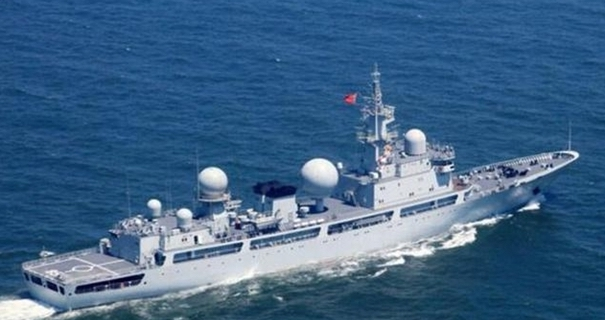
#> input picture jianchuanshibie/getFront/testSet/0013.jpg, 605 x 320 px
$ python getFrontByKoutuP.py   (older library calls are emulated)
#> lines starting #> are read from the running program, lines starting #| are printed output that depends on the picture; after the words box and inside, x2 and y2 are one past the last pixel; in counts of white or black regions, pixels touching at a corner belong together
# coding=utf-8
import cv2
import numpy as np
import matplotlib.pyplot as plt

plt.figure(figsize=(10,4))

# 载入图像
img = cv2.imread("testSet/0013.jpg")
#> img is the input picture: shape (320, 605, 3); mean B, G, R 135.1, 99.7, 62.9
img = cv2.cvtColor(img, cv2.COLOR_BGR2RGB)
img_o = img.copy()
# 获取图像的高和宽
h, w = img.shape[:2]
#> h = 320; w = 605
# 显示原始图像
plt.subplot(231)
plt.imshow(img)
plt.title("Original")

# 进行滤波去掉噪声
blured = cv2.blur(img, (5, 5))
# 显示低通滤波后的图像
plt.subplot(232)
plt.imshow(blured)
plt.title("Blur")

# 获取掩码图
# 掩码长和宽都比输入图像多两个像素点，满水填充不会超出掩码的非零边缘
mask = np.zeros((h + 2, w + 2), np.uint8)
# 进行泛洪填充
cv2.floodFill(blured, mask, (w - 1, h - 1), (255, 255, 255), (2, 2, 2), (3, 3, 3), 8)
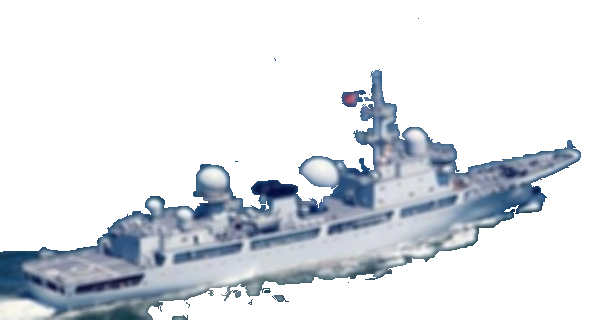
#> blured: shape (320, 605, 3); mean R, G, B 221.1, 225.3, 230.5
# 显示掩码图
plt.subplot(233)
plt.imshow(blured)
plt.title("FloodFill")

# 得到灰度图
gray = cv2.cvtColor(blured, cv2.COLOR_RGB2GRAY)
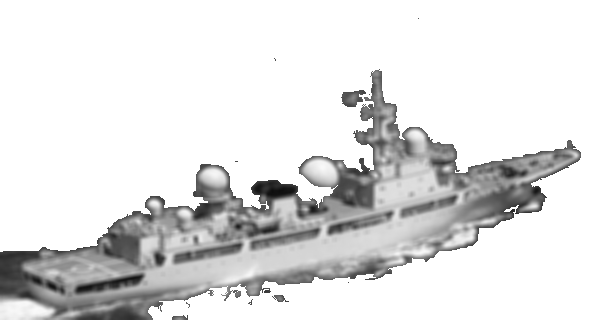
#> gray: shape (320, 605); min 14, max 255, mean 224.6
# 显示灰度图
cv2.imshow("Gray",gray)

# 定义结构元素
kernel = cv2.getStructuringElement(cv2.MORPH_RECT, (50, 50))
# 开闭运算（也可尝试先闭后开，效果有时不太一样）
# 先开运算去除背景噪声
opened = cv2.morphologyEx(gray, cv2.MORPH_OPEN, kernel)
# 显示开运算结果
cv2.imshow("Opened",opened)
# 再继续闭运算填充目标内的孔洞
closed = cv2.morphologyEx(opened, cv2.MORPH_CLOSE, kernel)
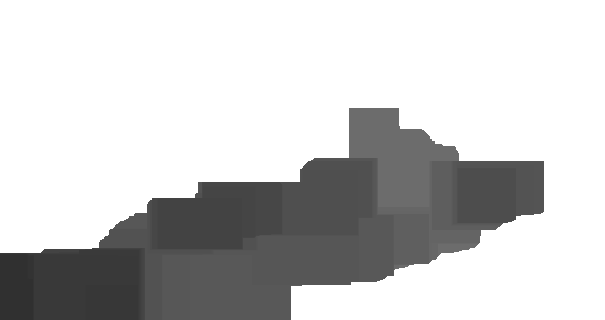
#> closed: shape (320, 605); min 48, max 255, mean 201.6
# 显示闭运算结果
cv2.imshow("Closed",closed)

# 求二值图
ret, binary = cv2.threshold(closed, 250, 255, cv2.THRESH_BINARY)
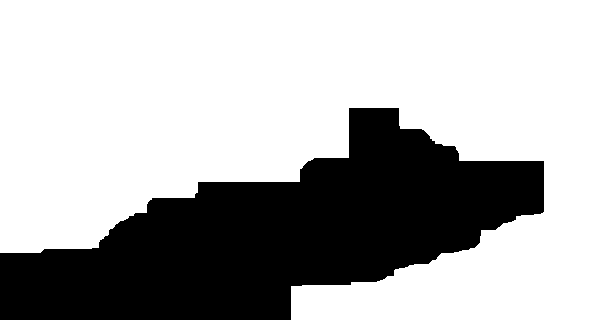
#> binary: shape (320, 605); 69.4% white; 1 black region
# 显示二值图
cv2.imshow('Binary', binary)

# 找到轮廓
# _, contours, hierarchy = cv2.findContours(binary, cv2.RETR_TREE, cv2.CHAIN_APPROX_SIMPLE)
contours, hierarchy = cv2.findContours(binary, cv2.RETR_TREE, cv2.CHAIN_APPROX_SIMPLE)
#> contours = 1 contour; box (x1, y1, x2, y2) and area: (0, 0, 605, 320) 133014
# 绘制轮廓
img_contours = img_o.copy()
cv2.drawContours(img_contours, contours, -1, (0, 0, 255), 3)
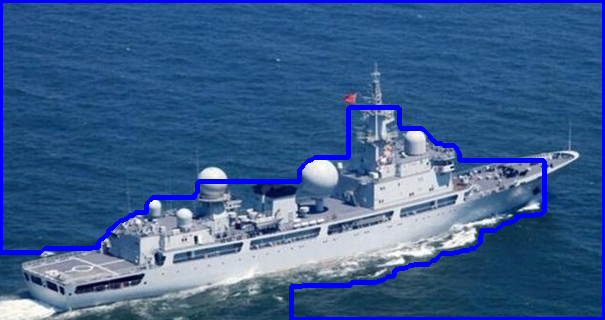
#> img_contours: shape (320, 605, 3); mean R, G, B 60.6, 95.5, 141.7
plt.subplot(234)
plt.imshow(img_contours)
plt.title("Contours")

# 根据之前二值图结果，抠图
img_back1 = 255*np.ones((h,w,3),np.uint8)
for i in range(h):
    for j in range(w):
        if binary[i,j] == 255:
            img_back1[i,j] = img[i,j]
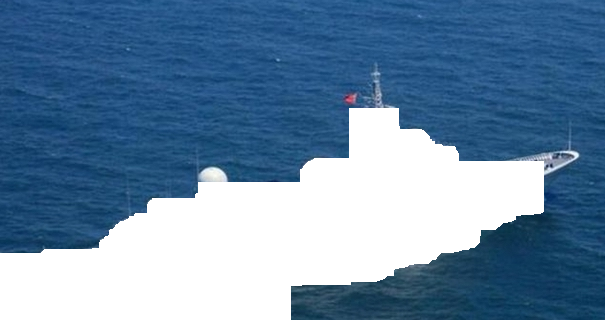
#> img_back1: shape (320, 605, 3); mean R, G, B 102.5, 134.3, 163.8
img_back2 = 255 * np.ones((h, w, 3), np.uint8)
for i in range(h):
    for j in range(w):
        if binary[i,j] == 0:
            img_back2[i,j] = img[i,j]
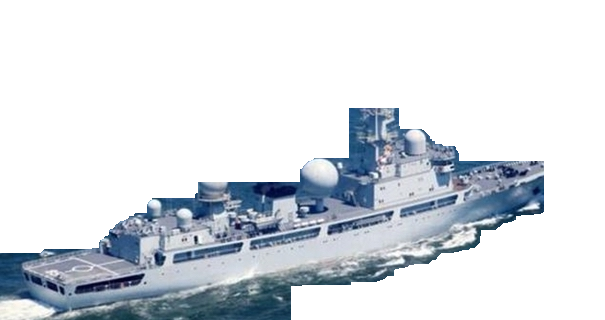
#> img_back2: shape (320, 605, 3); mean R, G, B 215.3, 220.5, 226.3
# 显示抠图结果
plt.subplot(235)
plt.imshow(img_back1)
plt.title("Result1")
plt.subplot(236)
plt.imshow(img_back2)
plt.title("Result2")

plt.subplots_adjust(hspace=0.4)
plt.show()

cv2.waitKey(0)
cv2.destroyAllWindows()

$ run again, with jianchuanshibie/getFront/testSet/0001.jpg copied over jianchuanshibie/getFront/testSet/0013.jpg
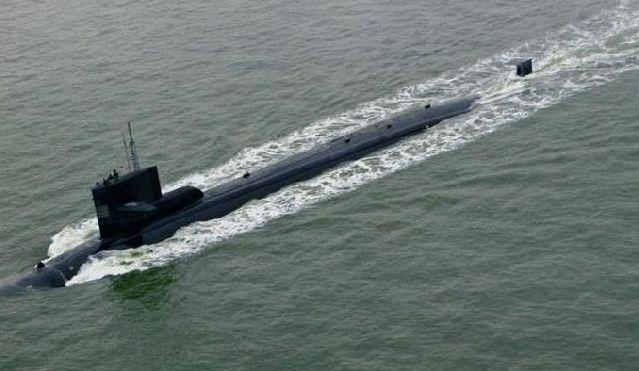
#> input picture jianchuanshibie/getFront/testSet/0001.jpg, 639 x 371 px
#> img is the input picture: shape (371, 639, 3); mean B, G, R 115.9, 118.8, 107.9
#> `ret, binary = cv2.threshold(closed, 250, 255, cv2.THRESH_BINARY)`:
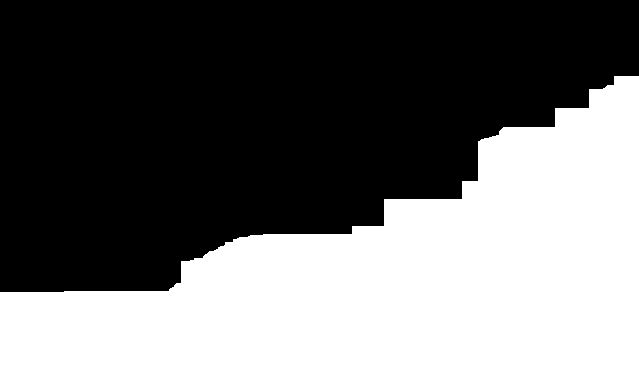
#> binary: shape (371, 639); 42.1% white; 1 white region
#> contours = 1 contour; box (x1, y1, x2, y2) and area: (0, 76, 639, 371) 99007
#> img_contours: shape (371, 639, 3); mean R, G, B 105.4, 115.8, 120.6
#> after the loop `for i in range(h):`:
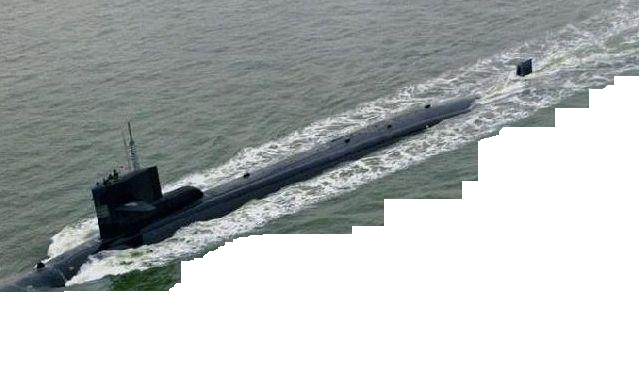
#> img_back2: shape (371, 639, 3); mean R, G, B 178.1, 182.7, 182.4
